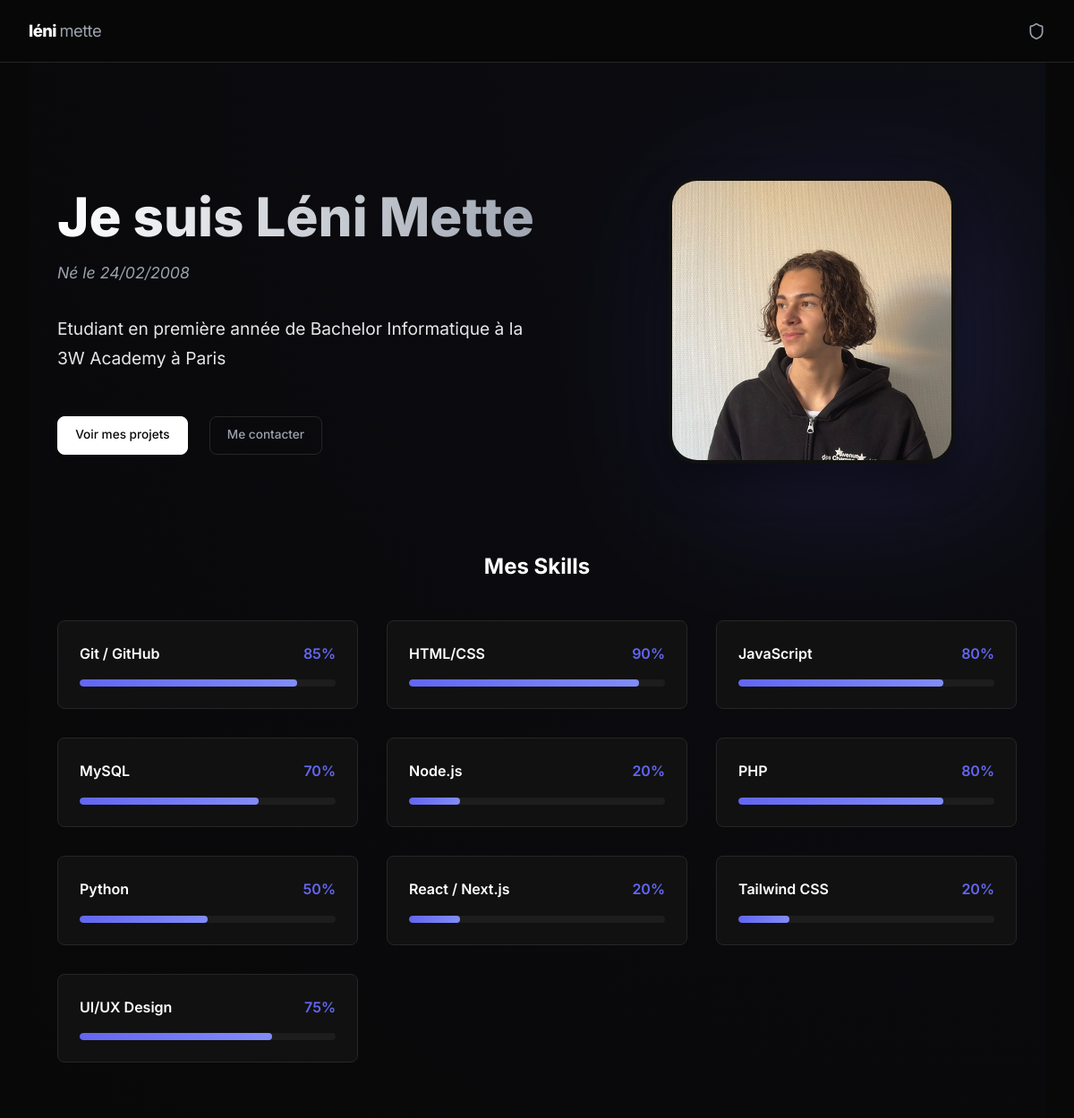
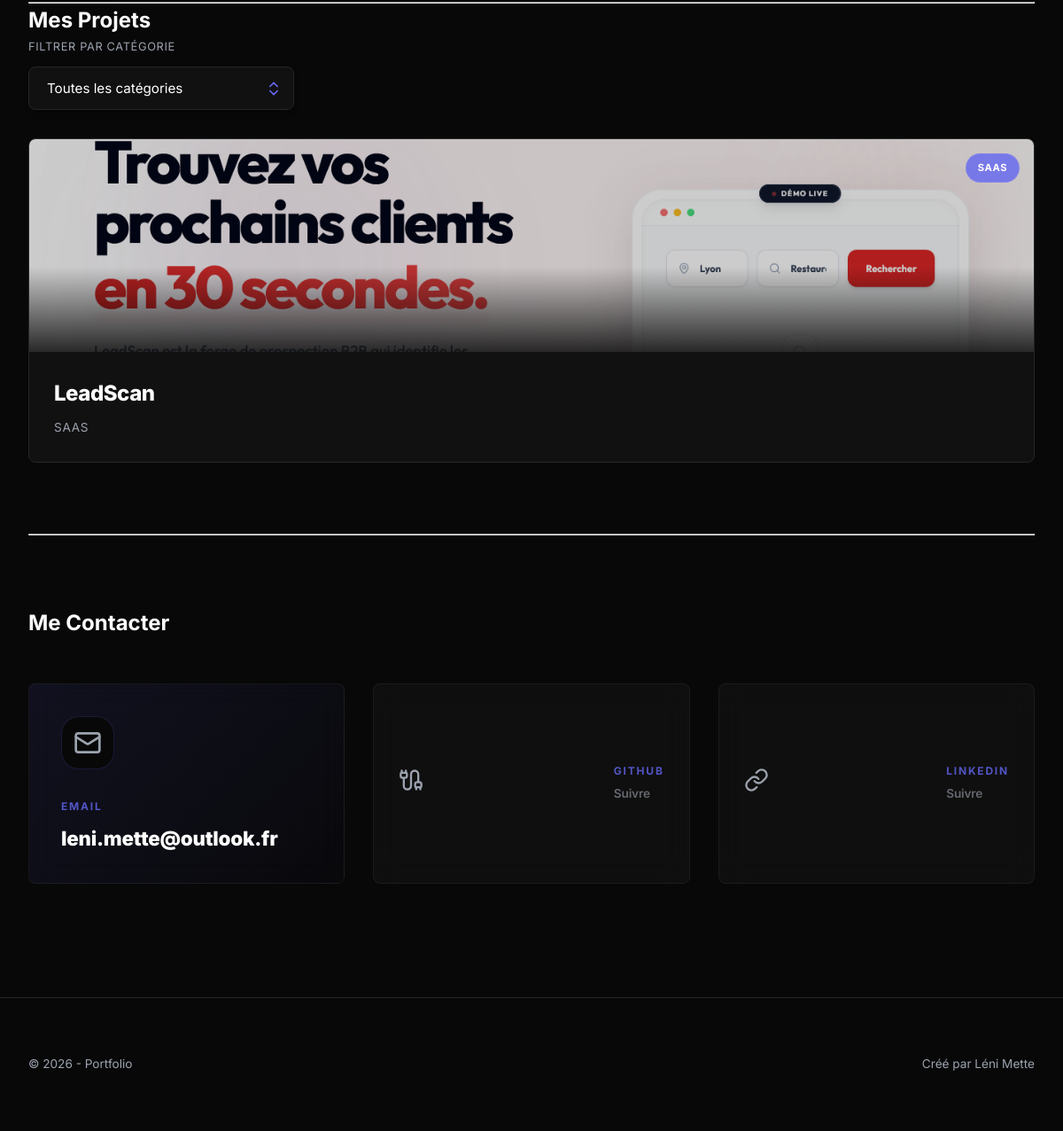
The page / on the database its author committed (2 pictures, top to bottom).
### tables this page shows
CREATE TABLE `profile` (
  `id` int(11) NOT NULL,
  `name` varchar(255) NOT NULL,
  `description` text,
  `date_of_birth` date DEFAULT NULL,
  `email` varchar(255) DEFAULT NULL,
  `phone_number` varchar(50) DEFAULT NULL,
  `id_image` int(11) DEFAULT NULL
);

CREATE TABLE `images` (
  `id` int(11) NOT NULL,
  `url` varchar(255) NOT NULL,
  `alt` varchar(255) DEFAULT NULL,
  `is_cover` tinyint(1) DEFAULT '0'
);

CREATE TABLE `skills` (
  `id` int(11) NOT NULL,
  `name` varchar(255) NOT NULL,
  `level` varchar(100) DEFAULT NULL
);

CREATE TABLE `project` (
  `id` int(11) NOT NULL,
  `title` varchar(255) NOT NULL,
  `description` text,
  `image` varchar(255) DEFAULT NULL,
  `created_at` timestamp NOT NULL DEFAULT CURRENT_TIMESTAMP,
  `id_category` int(11) DEFAULT NULL
);

CREATE TABLE `category` (
  `id` int(11) NOT NULL,
  `name` varchar(255) NOT NULL
);

CREATE TABLE `socials` (
  `id` int(11) NOT NULL,
  `name` varchar(255) NOT NULL,
  `icon` varchar(255) DEFAULT NULL,
  `url` varchar(255) NOT NULL
);

### controllers/HomeController.php (called while the page is built, shortened)
<?php
class HomeController extends AbstractController {
    public function index(): void {
        try {
            $projectRepo = new ProjectRepository();
            $categoryRepo = new CategoryRepository();
            $profileRepo = new ProfileRepository();
            $skillRepo = new SkillRepository();
            $socialRepo = new \App\Repository\SocialRepository();
            $projects = $projectRepo->findAll();
            $categories = $categoryRepo->findAll();
            $skills = $skillRepo->findAll();
            $profile = $profileRepo->findOne();
            $socials = $socialRepo->findAll();
            $this->render('home', [
                'projects' => $projects,
                'categories' => $categories,
                'skills' => $skills,
                'socials' => $socials,
                'profile' => $profile,
                'selectedCategory' => null,
                'title' => "Léni Mette | Portfolio"
            ]);
        } catch (\Exception $e) {
            error_log($e->getMessage());
            $this->render('home', [
                'projects' => [],
                'categories' => [],
                'skills' => [],
                'socials' => [],
                'profile' => null,
                'selectedCategory' => null,
                'title' => "Léni Mette | Portfolio"
            ]);
        }
    }
}

### index.php (called while the page is built, shortened)
<?php
spl_autoload_register(function ($class) {
    $relative_class = substr($class, 4);
    $parts = explode('\\', $relative_class);
    if (count($parts) > 1) {
        $parts[0] = strtolower($parts[0]);
    }
    $file = __DIR__ . '/' . implode('/', $parts) . '.php';
});
$router = new Routing();
$router->handleRequest();

### repository/AbstractRepository.php (called while the page is built, shortened)
<?php
abstract class AbstractRepository {
    public function __construct() {
        $this->db = Database::getInstance();
    }
}

### services/Database.php (called while the page is built, shortened)
<?php
class Database {
    private static $instance = null;
    private function __construct() {
        try {
            $this->pdo = new PDO(
                "mysql:host=" . DB_HOST . ";dbname=" . DB_NAME . ";charset=utf8mb4",
                DB_USER,
                DB_PASS,
                [
                    PDO::ATTR_ERRMODE => PDO::ERRMODE_EXCEPTION,
                    PDO::ATTR_DEFAULT_FETCH_MODE => PDO::FETCH_ASSOC,
                    PDO::ATTR_EMULATE_PREPARES => false,
                ]
            );
        } catch (PDOException $e) {
            die("Erreur de connexion : " . $e->getMessage());
        }
    }
    public static function getInstance() {
        if (self::$instance === null) {
            self::$instance = new self();
        }
        return self::$instance->pdo;
    }
}

### repository/ProfileRepository.php (called while the page is built, shortened)
<?php
class ProfileRepository extends AbstractRepository {
    public function findOne(): ?Profile {
        try {
            $stmt = $this->db->query("SELECT * FROM profile LIMIT 1");
            $profile = $stmt->fetchObject(Profile::class);
            return $profile ?: null;
        } catch (\PDOException $e) {
            error_log($e->getMessage());
            return null;
        }
    }
}

### models/Profile.php (called while the page is built, shortened)
<?php
class Profile {
    protected $name;
    protected $description;
    protected $date_of_birth;
    protected $email;
    protected $id_image;
    public function getName(): string { return $this->name ?? ''; }
    public function getDescription(): string { return $this->description ?? ''; }
    public function getDateOfBirth(): string { return $this->date_of_birth ?? ''; }
    public function getEmail(): string { return $this->email ?? ''; }
    public function getImage(): ?Image {
        $imageRepo = new ImageRepository();
        return $imageRepo->find((int)$this->id_image);
    }
}

### repository/ImageRepository.php (called while the page is built, shortened)
<?php
class ImageRepository extends AbstractRepository {
    public function find(int $id): ?Image {
        try {
            $stmt = $this->db->prepare("SELECT * FROM images WHERE id = ?");
            $stmt->execute([$id]);
            $image = $stmt->fetchObject(Image::class);
            return $image ?: null;
        } catch (\PDOException $e) {
            error_log($e->getMessage());
            return null;
        }
    }
}

### models/Image.php (called while the page is built, shortened)
<?php
class Image {
    protected $url;
    public function getUrl(): string { return $this->url ?? ''; }
}

### repository/SkillRepository.php (called while the page is built, shortened)
<?php
class SkillRepository extends AbstractRepository {
    public function findAll(): array {
        try {
            $stmt = $this->db->query("SELECT * FROM skills ORDER BY name ASC");
            return $stmt->fetchAll(PDO::FETCH_CLASS, Skill::class);
        } catch (\PDOException $e) {
            error_log($e->getMessage());
            return [];
        }
    }
}

### models/Skill.php (called while the page is built, shortened)
<?php
class Skill {
    protected $name;
    protected $level;
    public function getName(): string { return $this->name ?? ''; }
    public function getLevel(): int { return (int)$this->level; }
}

### repository/ProjectRepository.php (called while the page is built, shortened)
<?php
class ProjectRepository extends AbstractRepository {
    public function findAll(): array {
        try {
            $stmt = $this->db->query("SELECT * FROM project ORDER BY created_at DESC");
            return $stmt->fetchAll(PDO::FETCH_CLASS, Project::class);
        } catch (\PDOException $e) {
            error_log($e->getMessage());
            return [];
        }
    }
}

### models/Project.php (called while the page is built, shortened)
<?php
class Project {
    protected $id;
    protected $title;
    protected $image;
    protected $id_category;
    public function getId(): ?int { return (int)$this->id ?: null; }
    public function getTitle(): string { return $this->title ?? ''; }
    public function getImage(): string { return $this->image ?? ''; }
    public function getIdCategory(): ?int { return (int)$this->id_category ?: null; }
    public function getCategory(): ?Category {
        $categoryRepo = new CategoryRepository();
        return $categoryRepo->find((int)$this->id_category);
    }
}

### repository/CategoryRepository.php (called while the page is built, shortened)
<?php
class CategoryRepository extends AbstractRepository {
    public function find(int $id): ?Category {
        try {
            $stmt = $this->db->prepare("SELECT * FROM category WHERE id = ?");
            $stmt->execute([$id]);
            $category = $stmt->fetchObject(Category::class);
            return $category ?: null;
        } catch (\PDOException $e) {
            error_log($e->getMessage());
            return null;
        }
    }
}

### models/Category.php (called while the page is built, shortened)
<?php
class Category {
    protected $name;
    public function getName(): string { return $this->name ?? ''; }
}

### repository/SocialRepository.php (called while the page is built, shortened)
<?php
class SocialRepository extends AbstractRepository {
    public function findAll(): array {
        try {
            $stmt = $this->db->query("SELECT * FROM socials ORDER BY name ASC");
            return $stmt->fetchAll(PDO::FETCH_CLASS, Social::class);
        } catch (\PDOException $e) {
            error_log($e->getMessage());
            return [];
        }
    }
}

### models/Social.php (called while the page is built, shortened)
<?php
class Social {
    protected $name;
    protected $icon;
    protected $url;
    public function getName(): string { return $this->name ?? ''; }
    public function getIcon(): string { return $this->icon ?? ''; }
    public function getUrl(): string { return $this->url ?? ''; }
}

### views/home.phtml (the view, shortened to what this page needs)
<section class="home-hero">
    <div class="hero-container">
        <div class="hero-main">
            <div class="hero-text">
                <h1 class="hero-title">Je suis <?= htmlspecialchars($profile ? $profile->getName() : '') ?></h1>
                <?php
                    if ($profile && $profile->getDateOfBirth()): ?>
                    <p class="hero-subtitle">Né le <?= (new DateTime($profile->getDateOfBirth()))->format('d/m/Y') ?></p>
                <?php endif; ?>
                <div class="hero-bio">
                    <?= $profile ? $profile->getDescription() : '' ?>
                </div>
                <div class="hero-actions">
                    <a href="#projects-container" class="btn btn-primary">Voir mes projets</a>
                    <a href="#contact" class="btn btn-secondary">Me contacter</a>
                </div>
            </div>
            <div class="hero-visual">
                <div class="image-wrapper">
                    <?php
                        if ($profile && $profile->getImage()): ?>
                        <img src="<?= htmlspecialchars($profile->getImage()->getUrl()) ?>" alt="Profil" class="hero-img">
                    <?php endif; ?>
                </div>
            </div>
        </div>
        <div class="hero-skills">
            <h2 class="skills-title">Mes Skills</h2>
            <div class="skills-grid">
                <?php
                    foreach ($skills as $skill): ?>
                    <div class="skill-card">
                        <div class="skill-info">
                            <span class="skill-name"><?= htmlspecialchars($skill->getName()) ?></span>
                            <span class="skill-perc"><?= (int)$skill->getLevel() ?>%</span>
                        </div>
                        <div class="skill-bar-container">
                            <div class="skill-bar-fill" style="--width: <?= (int)$skill->getLevel() ?>%"></div>
                        </div>
                    </div>
                <?php endforeach; ?>
            </div>
        </div>
    </div>
</section>
<hr class="separator">
<section class="home-projects">
    <h2 class="section-title">Mes Projets</h2>
    <div class="filter-section">
        <label for="category-filter">Filtrer par catégorie</label>
        <select id="category-filter">
            <option value="all">Toutes les catégories</option>
        </select>
    </div>
    <div class="projects-grid" id="projects-container">
        <?php
            foreach ($projects as $project): ?>
            <a href="index.php?action=project-details&id=<?= (int)$project->getId() ?>" class="project-card" data-category="<?= (int)$project->getIdCategory() ?>">
                <div class="card-img">
                    <?php if ($project->getImage()): ?>
                        <img src="<?= htmlspecialchars($project->getImage()) ?>" alt="<?= htmlspecialchars($project->getTitle()) ?>">
                    <?php else: ?>
                        <div class="img-placeholder">Projet</div>
                    <?php endif; ?>
                    <p class="category-text"><?= $project->getCategory() ? htmlspecialchars($project->getCategory()->getName()) : 'Réalisation' ?></p>
                </div>
                <div class="card-body">
                    <h3><?= htmlspecialchars($project->getTitle()) ?></h3>
                    <p class="category-info"><?= $project->getCategory() ? htmlspecialchars($project->getCategory()->getName()) : 'Réalisation' ?></p>
                </div>
            </a>
        <?php endforeach; ?>
    </div>
</section>
<hr class="separator">
<section class="home-contact" id="contact">
    <h2 class="section-title">Me Contacter</h2>
    <div class="contact-bento">
        <?php
            if ($profile && $profile->getEmail()): ?>
            <a href="mailto:<?= htmlspecialchars($profile->getEmail()) ?>" class="bento-card main-contact">
                <div class="card-icon"><i data-lucide="mail"></i></div>
                <div class="card-content">
                    <h3>Email</h3>
                    <p><?= htmlspecialchars($profile->getEmail()) ?></p>
                </div>
            </a>
        <?php endif; ?>
        <?php
            foreach ($socials as $social): ?>
            <a href="<?= htmlspecialchars($social->getUrl()) ?>" class="bento-card social-item" target="_blank">
                <div class="card-icon"><i data-lucide="<?= htmlspecialchars($social->getIcon() ?: 'link') ?>"></i></div>
                <div class="card-content">
                    <h3><?= htmlspecialchars($social->getName()) ?></h3>
                    <span>Suivre</span>
                </div>
            </a>
        <?php endforeach; ?>
    </div>
</section>

### services/Routing.php (shortened to what this page needs)
<?php
class Routing {
    public function handleRequest(): void {
        $action = $_GET['action'] ?? 'home';
        switch ($action) {
            case 'home':
                (new HomeController())->index();
                break;
        }
    }
}

### controllers/AbstractController.php (shortened to what this page needs)
<?php
abstract class AbstractController {
    protected function render(string $view, array $data = []): void {
        $profileRepo = new \App\Repository\ProfileRepository();
        $data['profile'] = $profileRepo->findOne();
        $layoutPath = __DIR__ . '/../views/layout.phtml';
        if (file_exists($layoutPath)) {
            require $layoutPath;
        } else {
            die("Le layout (.phtml) n'existe pas.");
        }
    }
}

### views/layout.phtml (shortened to what this page needs)
<!DOCTYPE html>
<html lang="fr">
<head>
    <link rel="stylesheet" href="assets/css/index.css?v=2.1">
</head>
<body>
    <header>
        <div class="container">
            <a href="index.php?action=home" class="logo">
                <?php
                    if (isset($profile) && $profile):
                    $parts = explode(' ', $profile->getName());
                ?>
                    <?= htmlspecialchars($parts[0] ?? 'Portfolio') ?> <span><?= htmlspecialchars($parts[1] ?? '') ?></span>
                <?php else: ?>
                    Mon <span>Portfolio</span>
                <?php endif; ?>
            </a>
            <div class="header-nav">
                <?php
                    if (isset($_SESSION['user'])): ?>
                    <a href="index.php?action=admin-dashboard" class="btn btn-secondary btn-sm">Tableau de bord</a>
                    <a href="index.php?action=logout" class="btn btn-danger btn-sm">Déconnexion</a>
                <?php else: ?>
                    <a href="index.php?action=login" class="nav-icon-admin" title="Connexion">
                        <i data-lucide="shield" style="width:20px; height:20px;"></i>
                    </a>
                <?php endif; ?>
            </div>
        </div>
    </header>
    <main class="container">
        <?php
            include __DIR__ . '/' . $content . '.phtml'; ?>
    </main>
    <footer>
        <div class="container">
            <div class="footer-left">
                &copy; <?= date('Y') ?> - Portfolio
            </div>
            <div class="footer-right">
                <?php if (isset($profile) && $profile): ?>
                    Créé par <?= htmlspecialchars($profile->getName()) ?>
                <?php endif; ?>
            </div>
        </div>
    </footer>
</body>
</html>

### rows shown on the page
profile: name "léni", name "mette", name "Léni Mette", date_of_birth "24/02/2008", description "Etudiant en première année de Bachelor Informatique à la 3W Academy à Paris", id_image.url (picture), email "leni.mette@outlook.fr"
skills: name "Git / GitHub", level "85"
skills: name "HTML/CSS", level "90"
skills: name "JavaScript", level "80"
skills: name "MySQL", level "70"
skills: name "Node.js", level "20"
skills: name "PHP", level "80"
skills: name "Python", level "50"
skills: name "React / Next.js", level "20"
skills: name "Tailwind CSS", level "20"
skills: name "UI/UX Design", level "75"
project: image (picture), id_category.name "SAAS", title "LeadScan"
socials: name "GITHUB"
socials: name "LINKEDIN"
